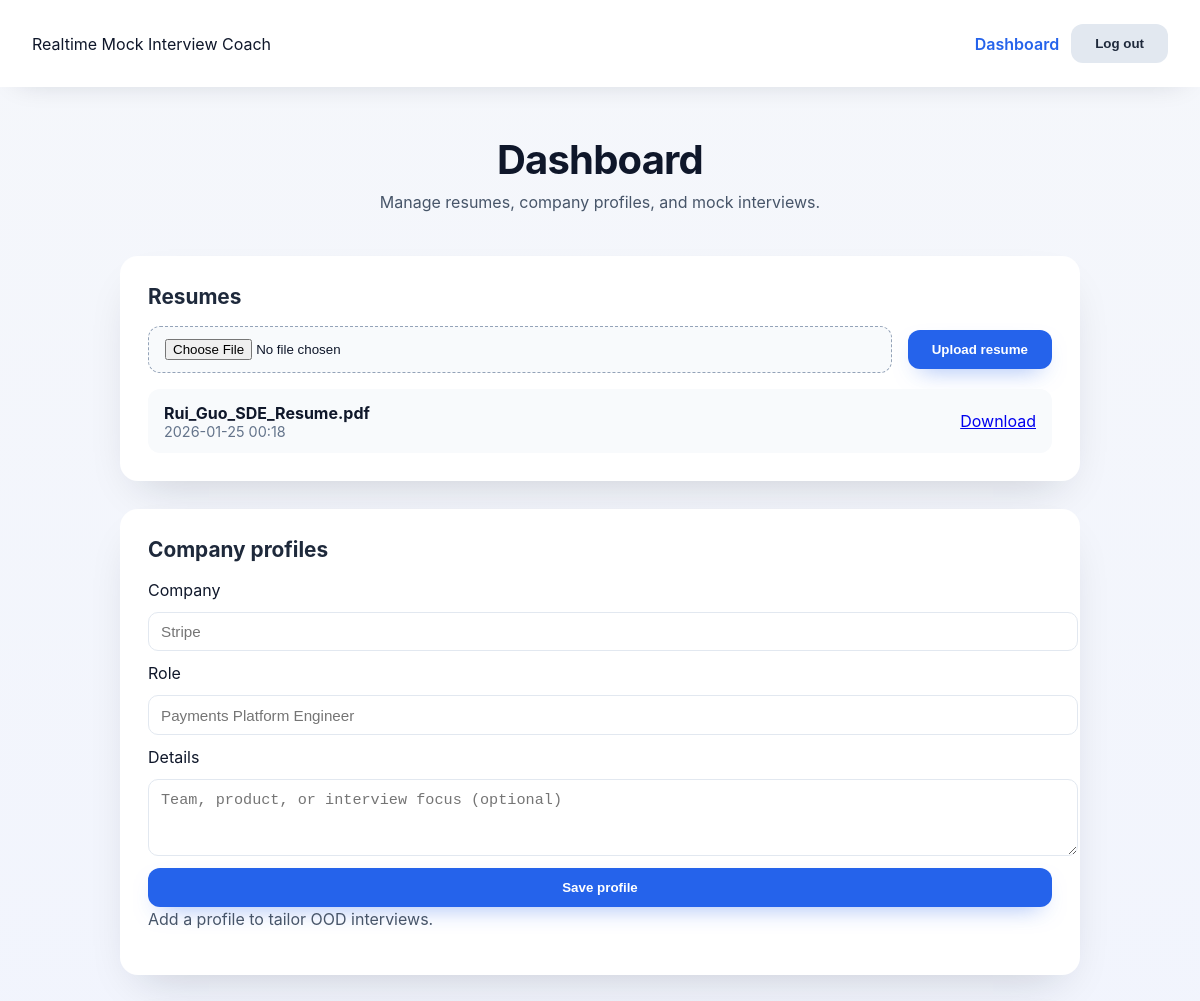
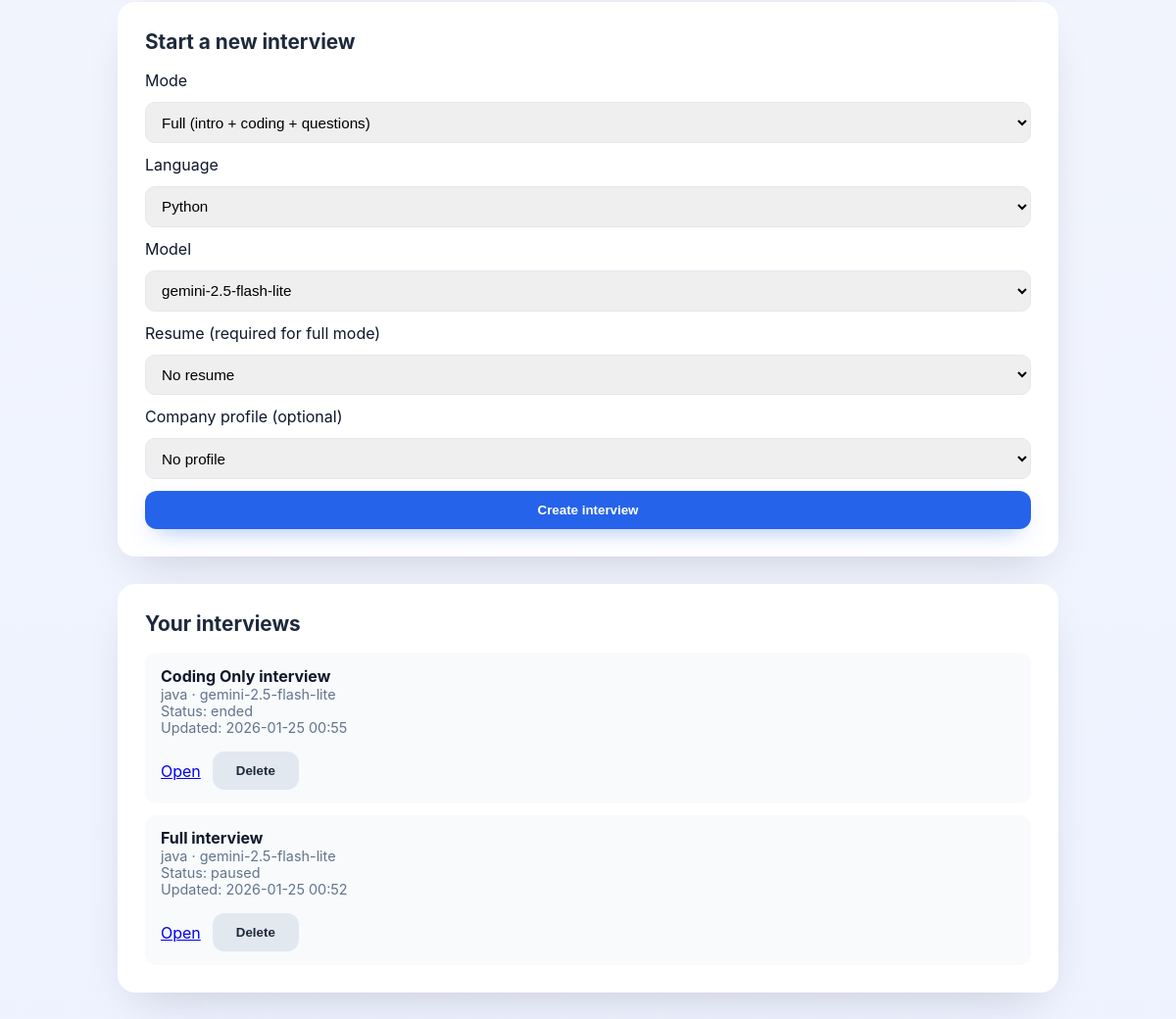
/dashboard (signed in), run on the app's committed database (2 pictures, top to bottom).
### app/models.py (models this page shows)
class Base(DeclarativeBase):
    pass

class Resume(Base):
    __tablename__ = "resumes"
    id: Mapped[int] = mapped_column(Integer, primary_key=True)
    user_id: Mapped[int] = mapped_column(ForeignKey("users.id"), nullable=False, index=True)
    filename: Mapped[str] = mapped_column(String(255), nullable=False)
    content_type: Mapped[str] = mapped_column(String(128), nullable=False)
    size_bytes: Mapped[int] = mapped_column(Integer, nullable=False, default=0)
    storage_path: Mapped[str] = mapped_column(String(512), nullable=False)
    text: Mapped[str] = mapped_column(Text, nullable=False, default="")
    created_at: Mapped[datetime] = mapped_column(DateTime, default=datetime.utcnow, nullable=False)
    user = relationship("User", back_populates="resumes")

class Interview(Base):
    __tablename__ = "interviews"
    id: Mapped[int] = mapped_column(Integer, primary_key=True)
    user_id: Mapped[int] = mapped_column(ForeignKey("users.id"), nullable=False, index=True)
    resume_id: Mapped[int | None] = mapped_column(ForeignKey("resumes.id"), nullable=True)
    company_profile_id: Mapped[int | None] = mapped_column(ForeignKey("company_profiles.id"), nullable=True)
    status: Mapped[str] = mapped_column(String(32), nullable=False, default="created")
    mode: Mapped[str] = mapped_column(String(32), nullable=False, default="full")
    language: Mapped[str] = mapped_column(String(16), nullable=False, default="python")
    model: Mapped[str] = mapped_column(String(64), nullable=False, default="gemini-2.5-flash-lite")
    started_at: Mapped[datetime | None] = mapped_column(DateTime, nullable=True)
    ended_at: Mapped[datetime | None] = mapped_column(DateTime, nullable=True)
    updated_at: Mapped[datetime] = mapped_column(DateTime, default=datetime.utcnow, nullable=False)
    current_phase: Mapped[str | None] = mapped_column(String(64), nullable=True)
    phase_started_at: Mapped[datetime | None] = mapped_column(DateTime, nullable=True)
    phase_turn_start_index: Mapped[int] = mapped_column(Integer, nullable=False, default=0)
    last_speech_at: Mapped[datetime | None] = mapped_column(DateTime, nullable=True)
    last_code_change_at: Mapped[datetime | None] = mapped_column(DateTime, nullable=True)
    candidate_name: Mapped[str] = mapped_column(String(120), nullable=False, default="")
    problem_presented: Mapped[bool] = mapped_column(Boolean, nullable=False, default=False)
    current_code: Mapped[str] = mapped_column(Text, nullable=False, default="")
    conversation: Mapped[list] = mapped_column(MutableList.as_mutable(_json_type()), nullable=False, default=list)
    code_snapshots: Mapped[list] = mapped_column(MutableList.as_mutable(_json_type()), nullable=False, default=list)
    company_context: Mapped[dict] = mapped_column(MutableDict.as_mutable(_json_type()), nullable=False, default=dict)
    coding_question: Mapped[dict] = mapped_column(MutableDict.as_mutable(_json_type()), nullable=False, default=dict)
    ood_question: Mapped[dict] = mapped_column(MutableDict.as_mutable(_json_type()), nullable=False, default=dict)
    code_evaluation: Mapped[dict] = mapped_column(MutableDict.as_mutable(_json_type()), nullable=False, default=dict)
    coding_summary: Mapped[dict] = mapped_column(MutableDict.as_mutable(_json_type()), nullable=False, default=dict)
    report: Mapped[dict] = mapped_column(MutableDict.as_mutable(_json_type()), nullable=False, default=dict)
    user = relationship("User", back_populates="interviews")
    resume = relationship("Resume")
    company_profile = relationship("CompanyProfile")

### app/app.py (the view)
    @app.route("/dashboard")
    @login_required
    def dashboard():
        with _db() as db:
            user = _ensure_logged_in(db)
            resumes = db.scalars(select(Resume).where(Resume.user_id == user.id)).all()
            companies = db.scalars(select(CompanyProfile).where(CompanyProfile.user_id == user.id)).all()
            interviews = db.scalars(
                select(Interview).where(Interview.user_id == user.id, Interview.status != "deleted").order_by(Interview.updated_at.desc())
            ).all()
            return render_template(
                "dashboard.html",
                user=user,
                resumes=resumes,
                companies=companies,
                interviews=interviews,
                supported_models=list(config.SUPPORTED_MODELS.keys()),
            )

### app/auth.py (called while the page is built)
def get_current_user(db: Session) -> User | None:
    user_id = session.get("user_id")
    if not user_id:
        return None
    return db.get(User, int(user_id))

def login_required(fn: F) -> F:
    @wraps(fn)
    def wrapper(*args, **kwargs):
        if not session.get("user_id"):
            if request.path.startswith("/api/"):
                return jsonify({"error": "Authentication required."}), 401
            return redirect(url_for("login"))
        return fn(*args, **kwargs)
    return cast(F, wrapper)

### app/templates/dashboard.html (shortened to what this page needs)
{% extends "base.html" %}
{% block content %}
<header class="header">
    <h1>Dashboard</h1>
    <p class="tagline">Manage resumes, company profiles, and mock interviews.</p>
</header>
<section class="card">
    <h2>Resumes</h2>
    <form method="post" action="{{ url_for('upload_resume') }}" enctype="multipart/form-data">
        <input type="file" name="file" accept=".pdf,.txt" required>
        <button type="submit">Upload resume</button>
    </form>
    {% if resumes %}
    <div class="list-grid">
        {% for resume in resumes %}
        <div class="list-item">
            <div>
                <strong>{{ resume.filename }}</strong>
                <div class="muted">{{ resume.created_at.strftime("%Y-%m-%d %H:%M") }}</div>
            </div>
            <a href="{{ url_for('download_resume', resume_id=resume.id) }}">Download</a>
        </div>
        {% endfor %}
    </div>
    {% else %}
    <p class="hint">No resumes yet. Upload one to enable full interview mode.</p>
    {% endif %}
</section>
<section class="card">
    <h2>Company profiles</h2>
    <form method="post" action="{{ url_for('create_company_profile') }}" class="stacked-form">
        <label>Company</label>
        <input type="text" name="company" placeholder="Stripe">
        <label>Role</label>
        <input type="text" name="role" placeholder="Payments Platform Engineer">
        <label>Details</label>
        <textarea name="details" rows="3" placeholder="Team, product, or interview focus (optional)"></textarea>
        <button type="submit">Save profile</button>
    </form>
    {% if companies %}
    <div class="list-grid">
        {% for company in companies %}
        <div class="list-item">
            <div>
                <strong>{{ company.company or "Company profile" }}</strong>
                <div class="muted">{{ company.role }}</div>
            </div>
            <div class="muted">{{ company.created_at.strftime("%Y-%m-%d %H:%M") }}</div>
        </div>
        {% endfor %}
    </div>
    {% else %}
    <p class="hint">Add a profile to tailor OOD interviews.</p>
    {% endif %}
</section>
<section class="card">
    <h2>Start a new interview</h2>
    <form method="post" action="{{ url_for('create_interview') }}" class="stacked-form">
        <label>Mode</label>
        <select name="mode" required>
            <option value="full">Full (intro + coding + questions)</option>
        </select>
        <label>Language</label>
        <select name="language" required>
            <option value="python">Python</option>
        </select>
        <label>Model</label>
        <select name="model" required>
            {% for model in supported_models %}
            <option value="{{ model }}">{{ model }}</option>
            {% endfor %}
        </select>
        <label>Resume (required for full mode)</label>
        <select name="resume_id">
            <option value="">No resume</option>
        </select>
        <label>Company profile (optional)</label>
        <select name="company_profile_id">
            <option value="">No profile</option>
        </select>
        <button type="submit">Create interview</button>
    </form>
</section>
<section class="card">
    <h2>Your interviews</h2>
    {% if interviews %}
    <div class="list-grid">
        {% for interview in interviews %}
        <div class="list-item list-item-column">
            <div>
                <strong>{{ interview.mode | replace('_', ' ') | title }} interview</strong>
                <div class="muted">{{ interview.language }} · {{ interview.model }}</div>
                <div class="muted">Status: {{ interview.status }}</div>
                <div class="muted">Updated: {{ interview.updated_at.strftime("%Y-%m-%d %H:%M") }}</div>
            </div>
            <div class="actions">
                <a href="{{ url_for('interview_page', interview_id=interview.id) }}">Open</a>
                <form action="{{ url_for('delete_interview') }}" method="post" class="inline-form">
                    <button type="submit" class="secondary">Delete</button>
                </form>
            </div>
        </div>
        {% endfor %}
    </div>
    {% else %}
    <p class="hint">No interviews yet. Create one above.</p>
    {% endif %}
</section>
{% endblock %}

### app/static/css/style.css (style rules this page uses)
:root { color-scheme: light; font-family: "Inter", system-ui, -apple-system, BlinkMacSystemFont, "Segoe UI", sans-serif; background-color: #f5f7fb; color: #0f172a; }
body { margin: 0; padding: 0; min-height: 100vh; background: linear-gradient(180deg, #f5f7fb 0%, #eef2ff 100%); }
.inline-form { margin: 0; }
.stacked-form { display: grid; gap: 0.75rem; align-items: start; }
.stacked-form input, .stacked-form textarea, .stacked-form select { width: 100%; border-radius: 10px; border: 1px solid #e2e8f0; padding: 0.65rem 0.75rem; font-size: 0.95rem; }
.list-grid { display: grid; gap: 0.75rem; margin-top: 1rem; }
.list-item { display: flex; justify-content: space-between; align-items: center; gap: 1rem; padding: 0.85rem 1rem; border-radius: 12px; background: #f8fafc; }
.list-item-column { flex-direction: column; align-items: flex-start; }
.muted { color: #64748b; font-size: 0.9rem; }
.actions { display: flex; gap: 0.75rem; align-items: center; }
.header { text-align: center; }
.header h1 { margin: 0; font-size: 2.5rem; letter-spacing: -0.02em; }
.tagline { margin-top: 0.5rem; color: #475569; font-size: 1rem; }
.card { background: #fff; border-radius: 18px; padding: 1.75rem; box-shadow: 0 20px 45px -20px rgba(15, 23, 42, 0.2); }
.card h2 { margin-top: 0; font-size: 1.3rem; color: #1e293b; }
form { display: flex; flex-wrap: wrap; gap: 1rem; align-items: center; }
input[type="file"] { flex: 1; border: 1px dashed #94a3b8; padding: 0.75rem 1rem; border-radius: 12px; background-color: #f8fafc; cursor: pointer; }
button { cursor: pointer; border: none; border-radius: 12px; background: #2563eb; color: #fff; font-weight: 600; padding: 0.75rem 1.5rem; transition: transform 0.1s ease-in-out, box-shadow 0.1s ease-in-out; box-shadow: 0 10px 25px -12px rgba(37, 99, 235, 0.6); }
.secondary { background: #e2e8f0; color: #1e293b; box-shadow: none; }
.hint { margin-top: 0; color: #475569; line-height: 1.5; }

### data on the page
Resume: filename "Rui_Guo_SDE_Resume.pdf", created_at "2026-01-25 00:18"
Interview: mode "Coding Only", language "java", model "gemini-2.5-flash-lite", status "ended", updated_at "2026-01-25 00:55"
Interview: mode "Full", language "java", model "gemini-2.5-flash-lite", status "paused", updated_at "2026-01-25 00:52"

### other printed values
form field model "gemini-2.5-flash-lite"
